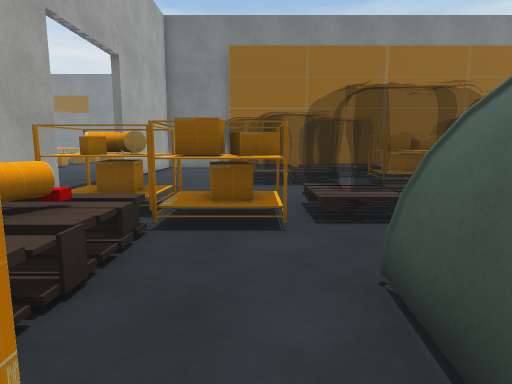
[1] (above)

17 first-person views from a walk through a 3-D level made in the Unity game engine. The camera is 1.3 m above the floor, tilts 8° down and sees 75° across. Doors are open. The floor is counted in squares, 1 m on a side. Each view is taken from the middle of a square. On the plan, view 1 faces up. The plan holds only what a view shows up to about 14 squares ahead; the rest is blank. The place goes on beyond the plan. The player is left out. Some surface patterns are stand-ins.

[2]
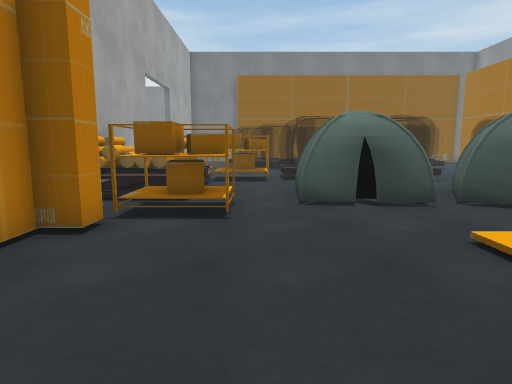

[3]
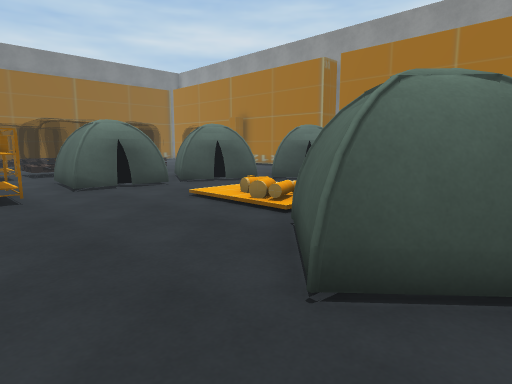

[4]
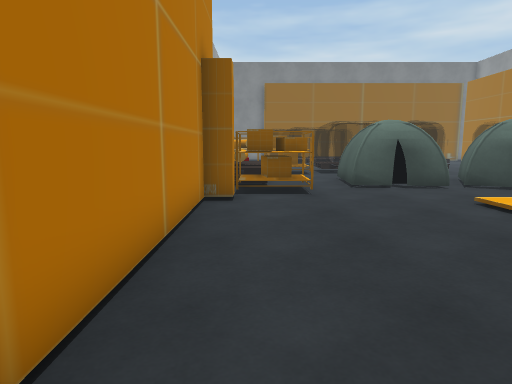

[5]
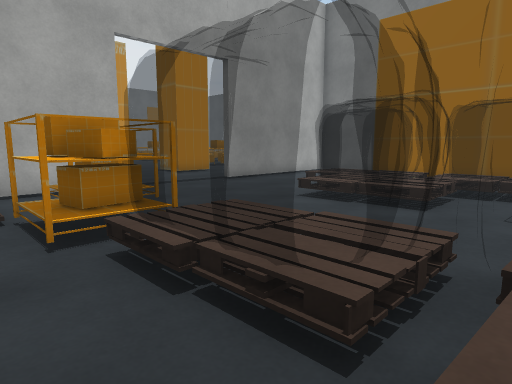

[6]
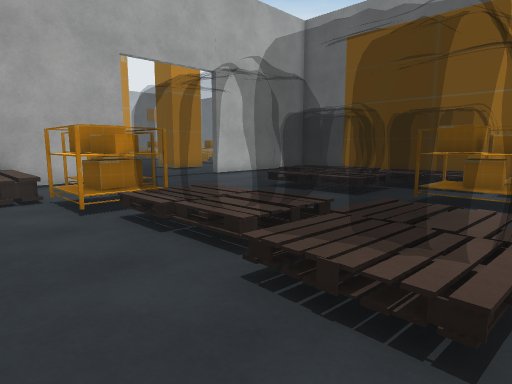

[7]
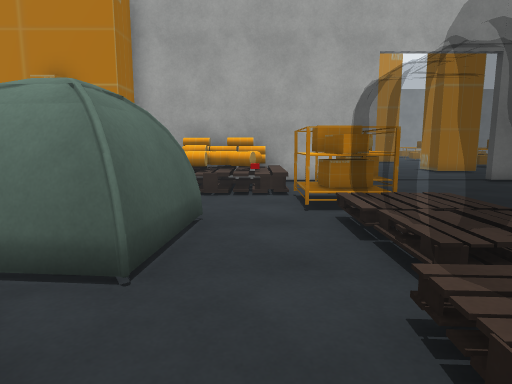

[8]
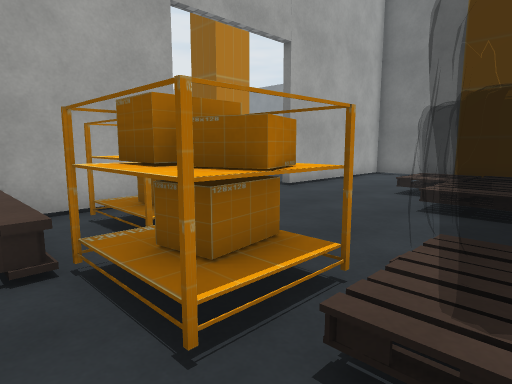

[9]
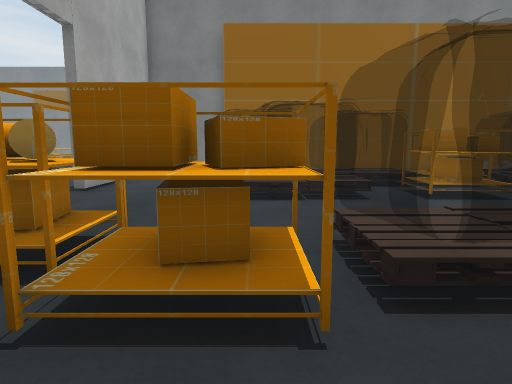

[10]
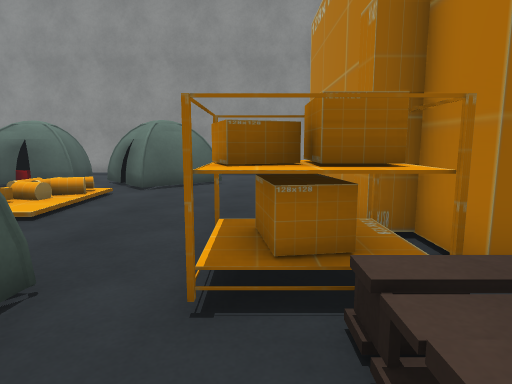

[11]
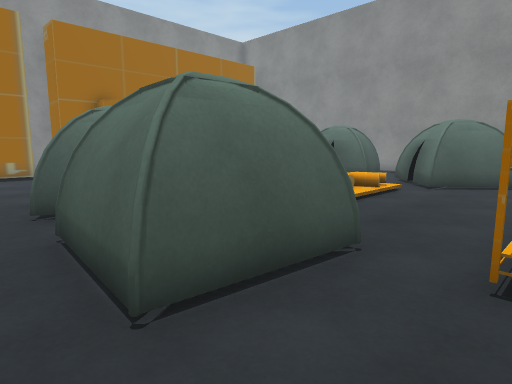

[12]
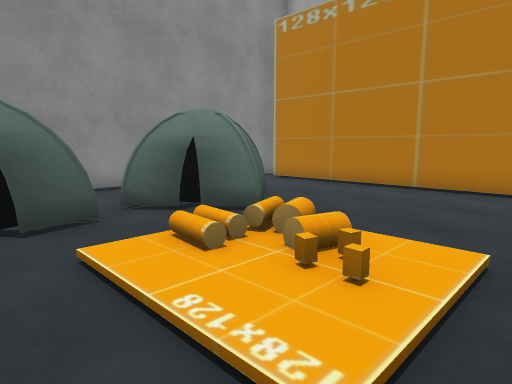

[13]
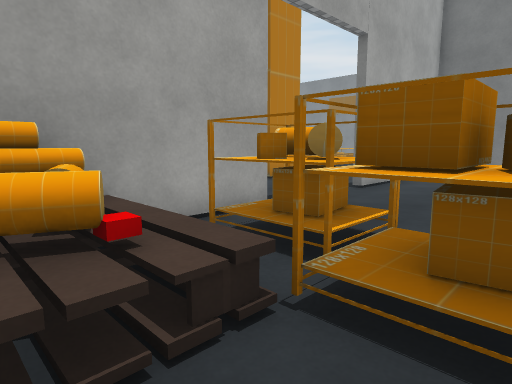

[14]
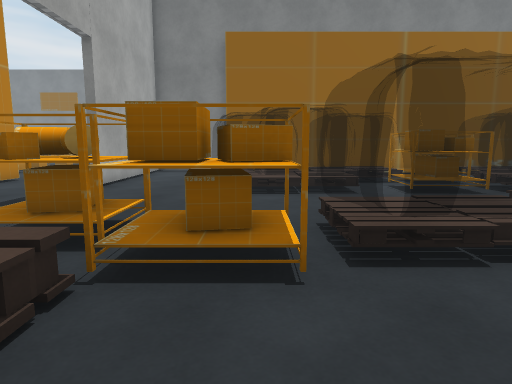

[15]
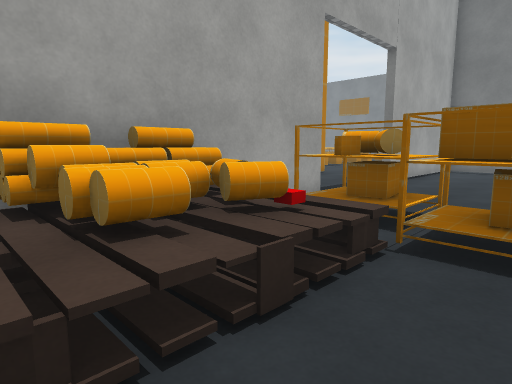

[16]
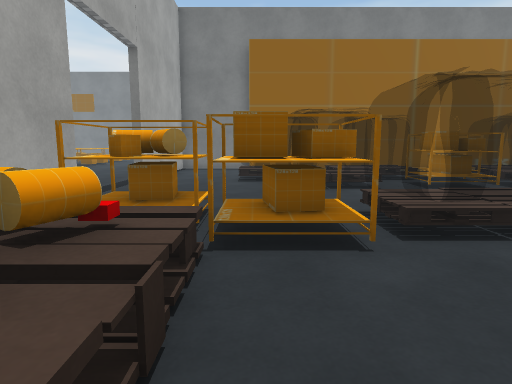

[17]
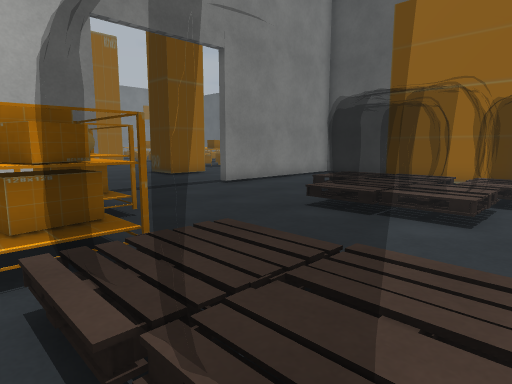

### Floor plan
Key: @ floor where view 1 was taken; # wall or solid block; . main floor; : floor 0.25 m higher than the main floor; / step, stairs or slope; B red block; T tent; O other object.
Columns run from 9 left of view 1 to 7 right of it. Each row starts with its distance up from view 1.
 19       ##
 18
 17     #.. #########
 16     #..
 15     #...OOOOOOOO
 14 # ..#..OOOOOOOOOO
 13 #...#...OOOOOOOOO
 12  ........OOOOOOOO
 11 .........OOO.OOOO
 10 ................
  9   ............
  8     #OOO... O.OO
  7     #OOOOOOOOOOOO
  6     #OOOOOOOOOOOO
  5     #OOOOO....OO.
  4      OOB.........
  3      OOO..TTTT.T.
  2      OOO..TTTTTT
  1     #OOO..TTTTTT
  0       #OO@TTTTTTT
 -1       #OO.......T
 -2       #..........
 -3       #...../::/
 -4       #...../  /.
 -5       #...../  /.
 -6       #...../ //.
 -7       #....TT...T
 -8       #..TTTTTTTT
 -9       #...TTTTTT
-10       #....T ..T
-11       #

Where each view was taken, in squares from view 1:
view 1: 0 up, 0 right, facing up
view 2: 7 down, 0 right, facing up
view 3: 10 down, 2 left, facing up-right
view 4: 10 down, 2 left, facing up
view 5: 4 up, 5 right, facing up-left
view 6: 3 up, 7 right, facing up-left
view 7: 4 up, 7 right, facing left
view 8: 4 up, 2 right, facing up-left
view 9: 3 up, 0 right, facing up
view 10: 3 up, 1 left, facing down
view 11: 4 up, 1 left, facing down-right
view 12: 2 down, 7 right, facing down-left
view 13: 3 up, 0 right, facing up-left
view 14: 2 up, 0 right, facing up
view 15: 1 up, 0 right, facing up-left
view 16: 1 up, 1 left, facing up
view 17: 5 up, 4 right, facing up-left
